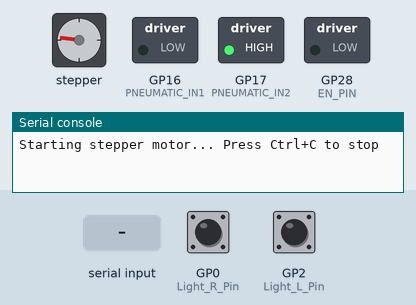
Recording of a program running on a simulated Raspberry Pi Pico running MicroPython. On the bench: stepper motor, switched loads named in the program (green lamp = pin HIGH), the last lines printed to the serial console. The inputs (shaded band) are chosen by the test bench; at power-on: GP0 (Light_R_Pin) HIGH, GP2 (Light_L_Pin) HIGH. The stepper is drawn at 200 steps a turn; pins used as bus, display or sensor lines are not drawn.

Above: at 1.2 s.
1.3 s: "DEFECT" typed at the serial console, then Enter
At 1.65 s:
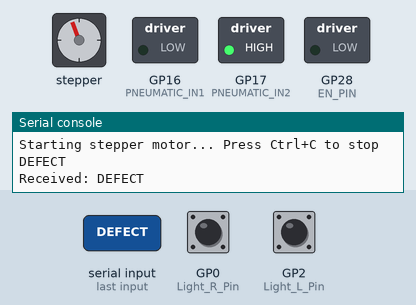
At 3.4 s:
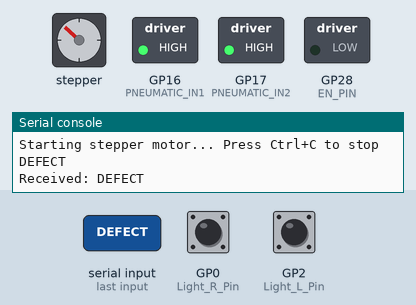
4.3 s: GP0 (Light_R_Pin) pulled LOW for 1 s
At 5.15 s:
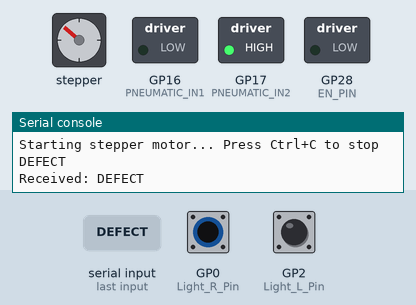
Timing chart, 0 to 23.3 s (numbered marks = the images above; inputs shaded):
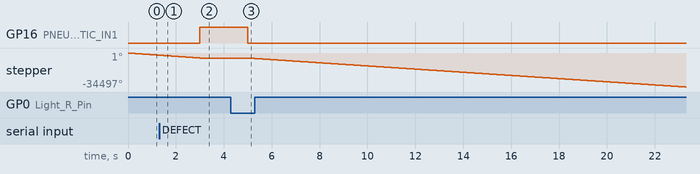

Measured:
- after the input at 1.3 s, GP16 (PNEUMATIC_IN1): LOW → HIGH after 1.7 s

The program:

main.py
```python
from machine import Pin
import machine
import utime
import select
import sys
import time

# Pin Setup
DIR_PIN = Pin(26, Pin.OUT)
STEP_PIN = Pin(27, Pin.OUT)
EN_PIN = Pin(28, Pin.OUT)
EN_PIN.value(0)  # Enable stepper motor

Light_R_Pin = Pin(0, Pin.IN, Pin.PULL_UP)  # Right sensor
Light_L_Pin = Pin(2, Pin.IN, Pin.PULL_UP)  # Left sensor

# Pneumatic actuator (two-pin control)
PNEUMATIC_IN1 = machine.Pin(16, machine.Pin.OUT)  # actuator control
PNEUMATIC_IN2 = machine.Pin(17, machine.Pin.OUT)  # enable/supply line
PNEUMATIC_IN2.value(1)  # keep enable line HIGH

def pneumatic_up():
    PNEUMATIC_IN1.value(1)  # set actuator for pneumatic up

def pneumatic_down():
    PNEUMATIC_IN1.value(0)  # set actuator for pneumatic down

# Stepper move function
def stepper_move(duration, direction, delay=500):
    DIR_PIN.value(direction)
    start_time = utime.ticks_ms()

    while utime.ticks_diff(utime.ticks_ms(), start_time) < duration:
        STEP_PIN.value(1)
        utime.sleep_us(delay)
        STEP_PIN.value(0)
        utime.sleep_us(delay)

# Check serial input (from detection code)
def check_serial():
    rlist, _, _ = select.select([sys.stdin], [], [], 0)
    if rlist:
        line = sys.stdin.readline().strip()
        print("Received:", line)
        if line == "DEFECT": # If defect received, actuate pneumatic
            stepper_move(1700, 0)
            pneumatic_up()
            time.sleep(2)
            pneumatic_down()

try:
    print("Starting stepper motor... Press Ctrl+C to stop")
    pneumatic_down()
    while True:
        check_serial()
        stepper_move(100, 0)  # Move a little initially

        if not Light_R_Pin.value():  # Sensor triggered (active low)
            start_time = utime.ticks_ms()  # Start time tracking

            while Light_L_Pin.value():  # Wait until Light_L is triggered
                stepper_move(1, 0)  # Move backward step-by-step

            duration = utime.ticks_diff(utime.ticks_ms(), start_time)
            stepper_move(duration // 2, 1)  # Move forward half the time

except KeyboardInterrupt:
    print("\nStopping stepper motor...")
    EN_PIN.value(1)  # Disable stepper motor
    print("Stepper motor stopped.")
```
